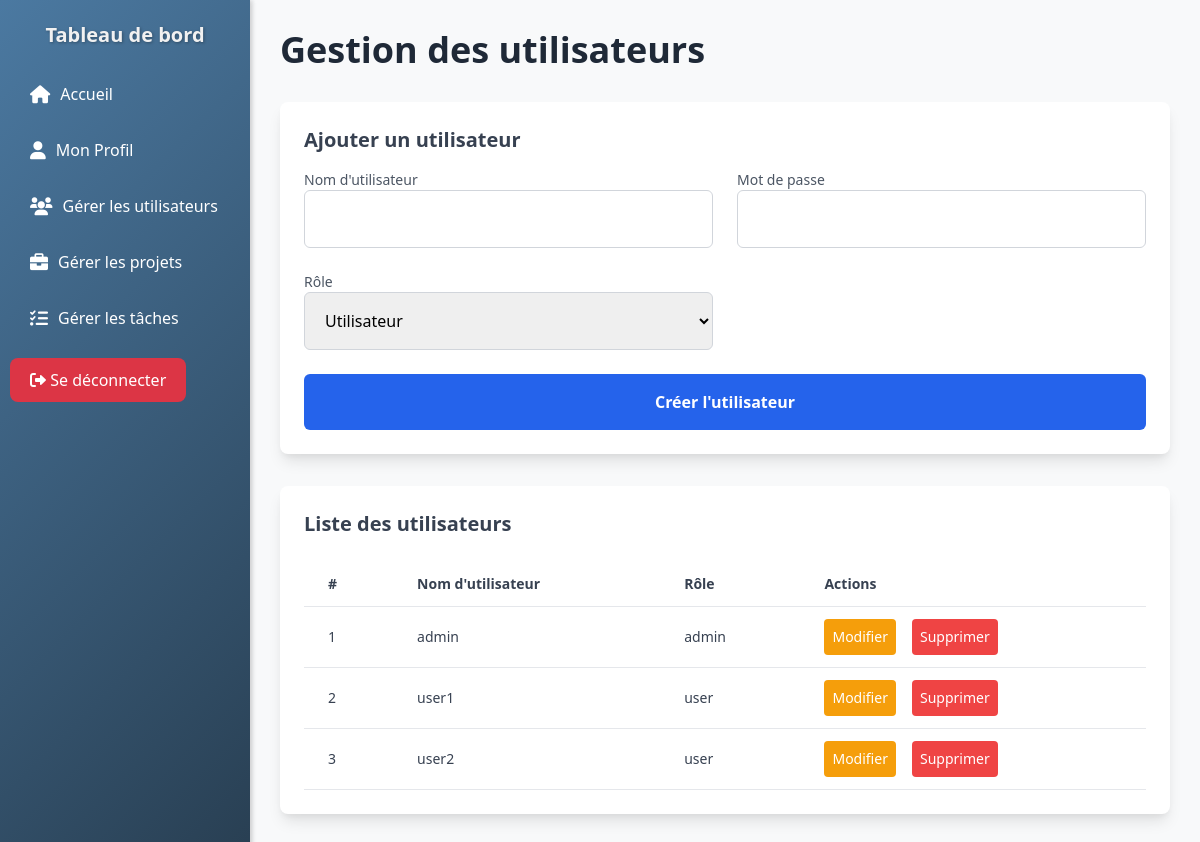
/admin/manage_users.php (signed in), run on the app's committed database.
### tables this page shows
CREATE TABLE users (
    id INT AUTO_INCREMENT PRIMARY KEY,
    username VARCHAR(50) NOT NULL,
    password VARCHAR(255) NOT NULL,
    role ENUM('admin', 'user') NOT NULL DEFAULT 'user',
    created_at TIMESTAMP DEFAULT CURRENT_TIMESTAMP
);

### admin/manage_users.php (the view, shortened to what this page needs)
<?php
$db = new Database();
$pdo = $db->pdo;
$stmt = $pdo->query("SELECT * FROM users");
$users = $stmt->fetchAll(PDO::FETCH_ASSOC);
?>
<!DOCTYPE html>
<html lang="fr">
<head>
    <link href="https://cdn.jsdelivr.net/npm/tailwindcss@2.2.19/dist/tailwind.min.css" rel="stylesheet">
</head>
<body class="bg-gray-100">
    <div class="wrapper">
        <div class="sidebar">
            <?php include_once __DIR__ . '/../includes/sidebar.php'; ?>
        </div>
        <div class="content">
            <div class="container mx-auto">
                <h1 class="text-4xl font-extrabold text-gray-800 mb-8">Gestion des utilisateurs</h1>
                <div class="bg-white shadow-lg rounded-lg p-6 mb-8">
                    <h4 class="text-xl font-semibold text-gray-700 mb-4">Ajouter un utilisateur</h4>
                    <form method="POST">
                        <div class="grid grid-cols-1 gap-6 md:grid-cols-2">
                            <div>
                                <label for="username" class="block text-sm font-medium text-gray-600">Nom d'utilisateur</label>
                                <input type="text" name="username" id="username" class="w-full p-4 border border-gray-300 rounded-md focus:outline-none focus:ring-2 focus:ring-blue-500" required>
                            </div>
                            <div>
                                <label for="password" class="block text-sm font-medium text-gray-600">Mot de passe</label>
                                <input type="password" name="password" id="password" class="w-full p-4 border border-gray-300 rounded-md focus:outline-none focus:ring-2 focus:ring-blue-500" required>
                            </div>
                            <div>
                                <label for="role" class="block text-sm font-medium text-gray-600">Rôle</label>
                                <select name="role" id="role" class="w-full p-4 border border-gray-300 rounded-md focus:outline-none focus:ring-2 focus:ring-blue-500">
                                    <option value="user">Utilisateur</option>
                                </select>
                            </div>
                        </div>
                        <button type="submit" name="create" class="w-full mt-6 p-4 bg-blue-600 text-white font-semibold rounded-md hover:bg-blue-700 transition duration-300">Créer l'utilisateur</button>
                    </form>
                </div>
                <div class="bg-white shadow-lg rounded-lg p-6 mb-8">
                    <h4 class="text-xl font-semibold text-gray-700 mb-6">Liste des utilisateurs</h4>
                    <div class="overflow-x-auto">
                        <table class="min-w-full table-auto text-sm text-gray-700">
                            <thead>
                                <tr class="border-b">
                                    <th class="px-6 py-3 text-left">#</th>
                                    <th class="px-6 py-3 text-left">Nom d'utilisateur</th>
                                    <th class="px-6 py-3 text-left">Rôle</th>
                                    <th class="px-6 py-3 text-left">Actions</th>
                                </tr>
                            </thead>
                            <tbody>
                                <?php $counter = 1; ?>
                                <?php foreach ($users as $user): ?>
                                    <tr class="border-b hover:bg-gray-50">
                                        <td class="px-6 py-3"><?php echo $counter++; ?></td>
                                        <td class="px-6 py-3"><?php echo htmlspecialchars($user['username']); ?></td>
                                        <td class="px-6 py-3"><?php echo htmlspecialchars($user['role']); ?></td>
                                        <td class="px-6 py-3 flex space-x-4">
                                            <button onclick="openModal(<?php echo $user['id']; ?>, '<?php echo addslashes(htmlspecialchars($user['username'])); ?>', '<?php echo $user['password']; ?>', '<?php echo $user['role']; ?>')" class="p-2 bg-yellow-500 text-white rounded hover:bg-yellow-600 transition duration-300">Modifier</button>
                                            <a href="manage_users.php?delete_id=<?php echo $user['id']; ?>" class="p-2 bg-red-500 text-white rounded hover:bg-red-600 transition duration-300" onclick="return confirm('Êtes-vous sûr de vouloir supprimer cet utilisateur ?')">Supprimer</a>
                                        </td>
                                    </tr>
                                <?php endforeach; ?>
                            </tbody>
                        </table>
                    </div>
                </div>
            </div>
        </div>
    </div>
</body>
</html>

### admin/manage_users.php (style rules this page uses)
body, html { margin: 0; padding: 0; }
.wrapper { display: flex; height: 100vh; background-color: #f4f5f7; }
.sidebar { width: 250px; background-color: #1f2937; color: #fff; padding-top: 30px; }
.content { flex-grow: 1; padding: 40px; overflow-y: auto; }

### includes/sidebar.php (style rules this page uses)
.sidebar { width: 250px; background: linear-gradient(135deg, #4b79a1, #283e51); color: white; padding-top: 20px; position: fixed; top: 0; left: 0; bottom: 0; z-index: 1000; height: 100vh; box-shadow: 2px 0 5px rgba(0, 0, 0, 0.1); }
.content { margin-left: 250px; padding: 30px; background-color: #f8f9fa; min-height: 100vh; transition: margin-left 0.3s ease; }
.wrapper { display: flex; min-height: 100vh; }

### data on the page
users: username "admin", role "admin"
users: username "user1", role "user"
users: username "user2", role "user"
